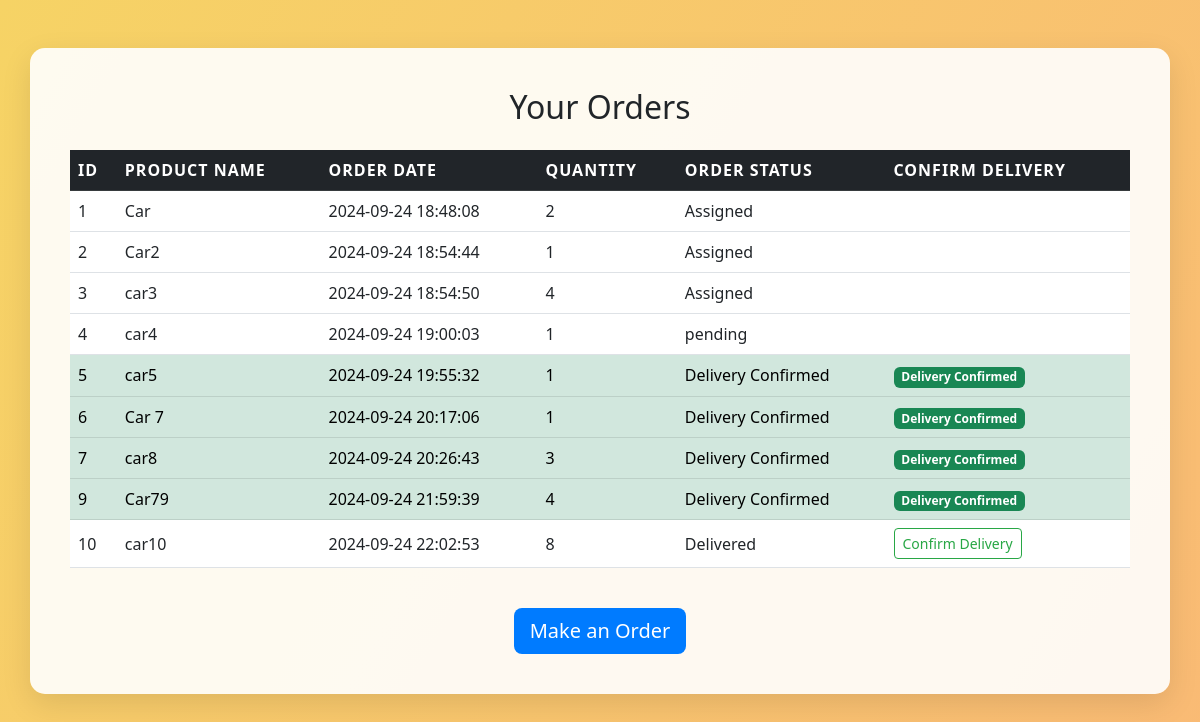
The page /user_orders.php (signed in) on the database its author committed.
### tables this page shows
CREATE TABLE `orders` (
  `id` int(11) NOT NULL,
  `username` varchar(50) NOT NULL,
  `product_name` varchar(100) NOT NULL,
  `order_date` datetime DEFAULT current_timestamp(),
  `quantity` int(11) NOT NULL,
  `order_status` varchar(20) DEFAULT 'pending',
  `delivered` tinyint(1) DEFAULT 0,
  `user_confirmation` varchar(50) DEFAULT 'Awaiting Confirmation',
  `driver_assigned` tinyint(1) DEFAULT 0
);

### user_orders.php (the view, shortened to what this page needs)
<?php
include 'config.php';
$username = $_SESSION['username'];
$sql = "SELECT * FROM orders WHERE username = ?";
$stmt = $pdo->prepare($sql);
$stmt->execute([$username]);
$orders = $stmt->fetchAll(PDO::FETCH_ASSOC);
?>
<!DOCTYPE html>
<html lang="en">
<head>
    <link href="https://cdn.jsdelivr.net/npm/bootstrap@5.3.0-alpha1/dist/css/bootstrap.min.css" rel="stylesheet">
    <link href="orders_style.css" rel="stylesheet">
</head>
<body>
<div class="container mt-5">
    <h2 class="text-center mb-4">Your Orders</h2>
    <div class="table-responsive">
        <table class="table table-hover align-middle">
            <thead class="table-dark">
                <tr>
                    <th>ID</th>
                    <th>Product Name</th>
                    <th>Order Date</th>
                    <th>Quantity</th>
                    <th>Order Status</th>
                    <th>Confirm Delivery</th>
                </tr>
            </thead>
            <tbody>
                <?php if ($orders): ?>
                    <?php foreach ($orders as $order): ?>
                        <tr class="<?= $order['order_status'] === 'Delivery Confirmed' ? 'table-success' : '' ?>">
                            <td><?= $order['id'] ?></td>
                            <td><?= htmlspecialchars($order['product_name']) ?></td>
                            <td><?= $order['order_date'] ?></td>
                            <td><?= $order['quantity'] ?></td>
                            <td><?= $order['order_status'] ?></td>
                            <td>
                                <?php if ($order['order_status'] === 'Pending' || $order['order_status'] === 'Delivered'): ?>
                                    <form method="POST" action="user_orders.php">
                                        <button type="submit" name="confirm_delivery" class="btn btn-outline-success btn-sm">Confirm Delivery</button>
                                    </form>
                                <?php elseif ($order['order_status'] === 'Delivery Confirmed'): ?>
                                    <span class="badge bg-success">Delivery Confirmed</span>
                                <?php endif; ?>
                            </td>
                        </tr>
                    <?php endforeach; ?>
                <?php else: ?>
                    <tr>
                        <td colspan="6" class="text-center">You have no orders.</td>
                    </tr>
                <?php endif; ?>
            </tbody>
        </table>
    </div>
    <div class="d-flex justify-content-center mt-4">
        <a href="make_order.php" class="btn btn-primary btn-lg">Make an Order</a>
    </div>
</div>
</body>
</html>

### orders_style.css (style rules this page uses)
body, html { height: 100%; margin: 0; font-family: 'Segoe UI', Tahoma, Geneva, Verdana, sans-serif; background: linear-gradient(120deg, #f6d365, #fda085); background-size: 200% 200%; animation: gradientAnimation 10s ease infinite; }
.container { background-color: rgba(255, 255, 255, 0.9); padding: 40px; border-radius: 15px; box-shadow: 0px 10px 30px rgba(0, 0, 0, 0.1); }
.table { border-collapse: collapse; }
.table thead { background-color: #343a40; color: white; text-transform: uppercase; letter-spacing: 1px; }
.table-success { background-color: #d4edda; color: #155724; }
.table-responsive { margin-top: 20px; }
.btn-primary { background-color: #007bff; border: none; transition: background-color 0.3s ease; }
.btn-outline-success { border-color: #28a745; color: #28a745; transition: background-color 0.3s ease, color 0.3s ease; }

### rows shown on the page
orders: id "1", product_name "Car", order_date "2024-09-24 18:48:08", quantity "2", order_status "Assigned"
orders: id "2", product_name "Car2", order_date "2024-09-24 18:54:44", quantity "1", order_status "Assigned"
orders: id "3", product_name "car3", order_date "2024-09-24 18:54:50", quantity "4", order_status "Assigned"
orders: id "4", product_name "car4", order_date "2024-09-24 19:00:03", quantity "1", order_status "pending"
orders: id "5", product_name "car5", order_date "2024-09-24 19:55:32", quantity "1", order_status "Delivery Confirmed"
orders: id "6", product_name "Car 7", order_date "2024-09-24 20:17:06", quantity "1", order_status "Delivery Confirmed"
orders: id "7", product_name "car8", order_date "2024-09-24 20:26:43", quantity "3", order_status "Delivery Confirmed"
orders: id "9", product_name "Car79", order_date "2024-09-24 21:59:39", quantity "4", order_status "Delivery Confirmed"
orders: id "10", product_name "car10", order_date "2024-09-24 22:02:53", quantity "8", order_status "Delivered"
